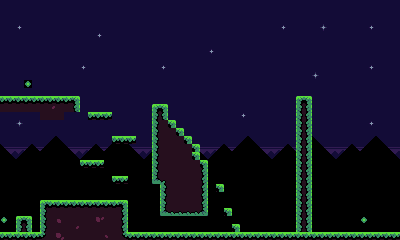

Tiled map render using the project's own tile images. Description and the whole map definition, tile-layer contents included, below:
An orthogonal 50x30 tile map with 8x8 px tiles, 1 tile layer (Background) and 6 objects (3x Exit).

<map version="1.5" tiledversion="1.7.0" orientation="orthogonal" renderorder="right-down" width="50" height="30" tilewidth="8" tileheight="8" infinite="0" nextlayerid="3" nextobjectid="9">
 <tileset firstgid="1" source="forest.tsx" />
 <layer id="1" name="Background" width="50" height="30">
  <data encoding="csv">
78,78,78,78,78,78,78,78,78,78,78,78,78,78,78,78,78,78,78,78,99,99,99,99,99,99,99,99,99,99,99,99,99,99,99,99,99,99,99,99,99,99,99,99,99,99,99,99,99,99,
78,78,78,78,78,78,78,78,78,78,78,78,78,78,78,78,78,78,78,78,99,99,99,99,99,99,99,99,99,99,99,99,99,99,99,99,99,99,99,99,99,99,99,99,99,99,99,99,99,99,
78,78,78,78,78,78,78,78,78,78,78,78,78,78,78,78,78,78,78,78,99,99,99,99,99,99,99,99,99,99,99,99,99,99,99,99,99,99,99,99,99,99,99,99,99,99,99,99,99,99,
78,78,79,78,78,78,78,78,78,78,78,78,78,78,78,78,78,78,78,78,99,99,99,99,99,99,99,99,99,99,99,99,99,99,99,79,99,99,99,99,103,99,99,99,99,99,79,99,99,99,
78,78,78,78,78,78,78,78,78,78,78,78,79,78,78,78,78,78,78,78,99,99,99,99,99,99,99,99,99,99,99,99,99,99,99,99,99,99,99,99,99,99,99,99,99,99,99,99,99,99,
78,78,78,78,78,78,78,78,78,78,78,78,78,78,78,78,78,78,78,78,99,99,99,99,99,99,99,99,99,99,99,99,99,99,99,99,99,99,99,99,99,99,99,99,99,99,99,99,99,99,
78,78,78,78,78,78,78,78,78,78,78,78,78,78,78,78,78,78,78,78,99,99,99,99,99,99,79,99,99,99,99,99,99,99,99,99,99,99,99,99,99,99,99,99,99,99,99,99,99,99,
78,78,78,78,78,78,78,78,78,78,78,78,78,78,78,78,78,78,78,78,99,99,99,99,99,99,99,99,99,99,99,99,99,99,99,99,99,99,99,99,99,99,99,99,99,99,99,99,99,99,
78,78,78,78,78,78,78,78,78,78,79,78,78,78,78,78,78,78,78,78,79,99,99,99,99,99,99,99,99,99,99,99,99,99,99,99,99,99,99,99,99,99,99,99,99,99,79,99,99,99,
78,78,78,78,78,78,78,78,78,78,78,78,78,78,78,78,78,78,78,78,99,99,99,99,99,99,99,99,99,99,99,99,99,99,99,99,99,99,99,103,99,99,99,99,99,99,99,99,99,99,
99,99,99,115,99,99,99,99,99,99,99,99,99,99,99,99,99,99,99,99,99,99,99,99,99,99,99,99,99,99,99,99,99,99,99,99,99,99,99,99,99,99,99,99,99,99,99,99,99,99,
99,99,99,99,99,99,99,99,99,99,99,99,99,99,99,99,99,99,99,99,99,99,99,99,99,99,99,99,99,99,99,99,99,99,99,99,99,99,99,99,99,99,99,99,99,99,99,99,99,99,
2,2,2,2,2,2,2,2,2,3,99,99,99,99,99,99,99,99,99,99,99,99,99,99,99,99,99,99,99,99,99,99,99,99,99,99,99,1,3,99,99,99,99,99,99,99,99,99,99,99,
23,23,23,23,23,23,128,23,23,24,99,99,99,99,99,99,99,99,99,1,3,99,99,99,99,99,99,99,99,99,99,99,99,99,99,99,99,22,24,99,99,99,99,99,99,99,99,99,99,99,
99,99,99,99,99,23,23,23,99,99,99,2,2,2,99,99,99,99,99,22,24,99,99,99,99,99,99,99,99,99,79,99,99,99,99,99,99,22,24,99,99,99,99,99,99,99,99,99,99,99,
99,99,103,99,99,99,99,99,99,99,99,99,99,99,99,99,99,99,99,22,23,3,99,99,99,99,99,99,99,99,99,99,99,99,99,99,99,22,24,99,99,99,99,99,99,99,79,99,99,99,
99,99,99,99,99,99,99,99,99,99,99,99,99,99,99,99,99,99,99,22,23,23,3,99,99,99,99,99,99,99,99,99,99,99,99,99,99,22,24,99,99,99,99,99,99,99,99,99,99,99,
99,99,99,99,99,99,104,105,99,99,99,99,99,99,2,2,2,99,99,22,23,23,23,3,99,99,99,99,99,99,104,105,99,99,99,99,99,22,24,105,99,99,99,99,99,99,104,105,99,99,
119,120,121,122,123,124,125,126,119,120,121,122,123,124,125,126,119,120,121,22,23,23,23,23,3,120,121,122,123,124,125,126,119,120,121,122,123,22,24,126,119,120,121,122,123,124,125,126,119,120,
140,141,142,143,144,145,146,147,140,141,142,143,144,145,146,147,140,141,142,22,23,23,23,23,3,141,142,143,144,145,146,147,140,141,142,143,144,22,24,147,140,141,142,143,144,145,146,147,140,141,
147,147,147,147,147,147,147,147,147,147,2,2,2,147,147,147,147,147,147,22,23,23,23,23,23,3,147,147,147,147,147,147,147,147,147,147,147,22,24,147,147,147,147,147,147,147,147,147,147,147,
147,147,147,147,147,147,147,147,147,147,147,147,147,147,147,147,147,147,147,22,23,23,23,23,23,24,147,147,147,147,147,147,147,147,147,147,147,22,24,147,147,147,147,147,147,147,147,147,147,147,
147,147,147,147,147,147,147,147,147,147,147,147,147,147,2,2,147,147,147,43,65,23,23,23,23,24,147,147,147,147,147,147,147,147,147,147,147,22,24,147,147,147,147,147,147,147,147,147,147,147,
147,147,147,147,147,147,147,147,147,147,147,147,147,147,147,147,147,147,147,147,22,23,23,23,23,24,147,3,147,147,147,147,147,147,147,147,147,22,24,147,147,147,147,147,147,147,147,147,147,147,
147,147,147,147,147,147,147,147,147,147,147,147,147,147,147,147,147,147,147,147,22,23,23,23,23,24,147,147,147,147,147,147,147,147,147,147,147,22,24,147,147,147,147,147,147,147,147,147,147,147,
147,147,147,147,147,1,2,2,2,2,2,2,2,2,2,3,147,147,147,147,22,23,23,23,23,24,147,147,147,147,147,147,147,147,147,147,147,22,24,147,147,147,147,147,147,147,147,147,147,147,
147,147,147,147,147,22,23,23,23,23,23,23,23,23,23,24,147,147,147,147,43,44,44,44,44,45,147,147,3,147,147,147,147,147,147,147,147,22,24,147,147,147,147,147,147,147,147,147,147,147,
115,147,1,3,147,22,23,106,23,23,23,23,107,23,23,24,147,147,147,147,140,140,147,147,147,147,147,147,147,147,147,147,147,147,147,147,147,22,24,147,147,147,147,147,147,115,147,147,147,147,
147,147,22,24,147,22,23,23,23,128,23,23,23,23,23,24,147,147,147,147,140,147,147,147,147,147,147,147,147,3,147,147,147,147,147,147,147,22,24,147,147,147,147,147,147,147,147,147,147,147,
2,2,2,2,2,86,23,127,23,23,23,23,23,129,23,85,2,2,2,2,2,2,2,2,2,2,2,2,2,2,2,2,2,2,2,2,2,2,2,2,2,2,2,2,2,2,2,2,2,2
</data>
 </layer>
 <objectgroup id="2" name="Objects">
  <object id="2" name="Exit" x="24.6653" y="79.8035" width="7.68117" height="7.99924">
   <properties>
    <property name="exitId" type="int" value="1" />
   </properties>
  </object>
  <object id="3" x="0" y="-0.159038" width="399.651" height="4.45306" visible="0">
   <properties>
    <property name="bounds" type="bool" value="true" />
   </properties>
  </object>
  <object id="5" x="0" y="-1.43134" width="3.97595" height="240.602" visible="0">
   <properties>
    <property name="bounds" type="bool" value="true" />
   </properties>
  </object>
  <object id="6" x="396.311" y="5.04577" width="3.49883" height="236.231" visible="0">
   <properties>
    <property name="bounds" type="bool" value="true" />
   </properties>
  </object>
  <object id="7" name="Exit" x="1.65941" y="216" width="7.68117" height="7.99924">
   <properties>
    <property name="exitId" type="int" value="0" />
   </properties>
  </object>
  <object id="8" name="Exit" x="360.159" y="215" width="7.68117" height="7.99924">
   <properties>
    <property name="exitId" type="int" value="2" />
   </properties>
  </object>
 </objectgroup>
</map>
